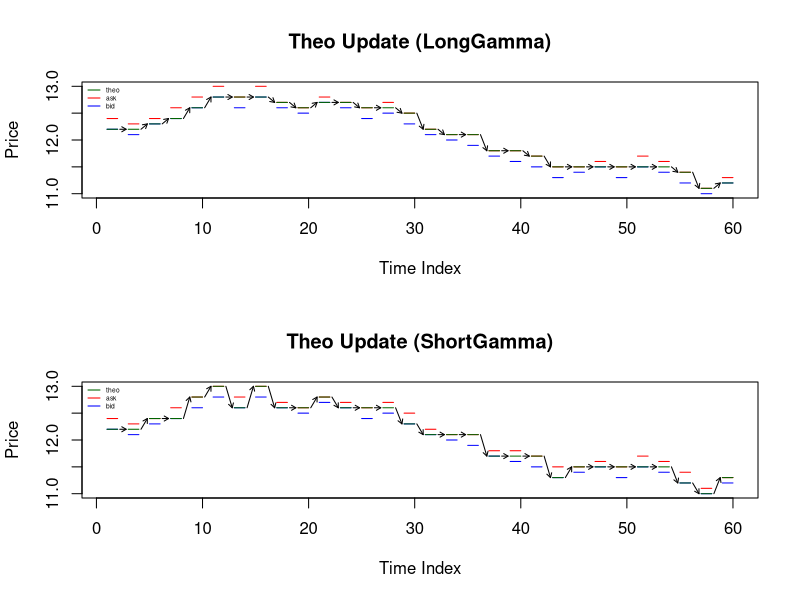

R code for this plot:
library(scales)

plot_theo <- function(bid, ask, method) {
  n = length(bid)
  x = 1:(n*2)
  y_bid = rep(bid, each=2)
  y_ask = rep(ask, each=2)
  s = seq(1, 2*n-1, 2)
  
  plot(x, x, main=paste('Theo Update (', method, ')', sep=''), ylim=c(min(y_bid), max(y_ask)), xlab='Time Index', ylab='Price', type='n')
  segments(x[s], y_bid[s], x[s+1], y_bid[s+1], col='blue')
  segments(x[s], y_ask[s], x[s+1], y_ask[s+1], col='red')
  if(method=='LongGamma') {
    theo = rep(0, n)
    theo[1] = bid[1]
    for(i in 2:n) {
      theo[i] = (bid[i]>theo[i-1]) * bid[i] + (ask[i]<theo[i-1]) * ask[i] + 
                  (bid[i]<=theo[i-1] & ask[i]>=theo[i-1]) * theo[i-1]
    }
  }
  if(method=='ShortGamma') {
    theo = rep(0, n)
    theo[1] = bid[1]
    for(i in 2:n) {
      theo[i] = (bid[i]>theo[i-1]) * ask[i] + (ask[i]<theo[i-1]) * bid[i] + 
        (bid[i]<=theo[i-1] & ask[i]>=theo[i-1]) * theo[i-1]
    }
  }
  y_theo = rep(theo, each=2)
  segments(x[s], y_theo[s], x[s+1], y_theo[s+1], col='darkgreen')
  arrows(x[s+1]+0.2, y_theo[s+1], x[s+2]-0.2, y_theo[s+2], col='black', length='0.05')
  legend("topleft", legend = c('theo', 'ask', 'bid'), col = c('darkgreen', 'red', 'blue'), cex=0.4, bty='n', lty=1)
}

n = 30
bid = 12 + cumsum(0.1*c(sample(c(-2,-1,1,2), n, replace=TRUE)))
ask = bid + 0.1*c(sample(c(1,2), n, replace=TRUE))
par(mfrow=c(2,1))
plot_theo(bid, ask, 'LongGamma')
plot_theo(bid, ask, 'ShortGamma')

